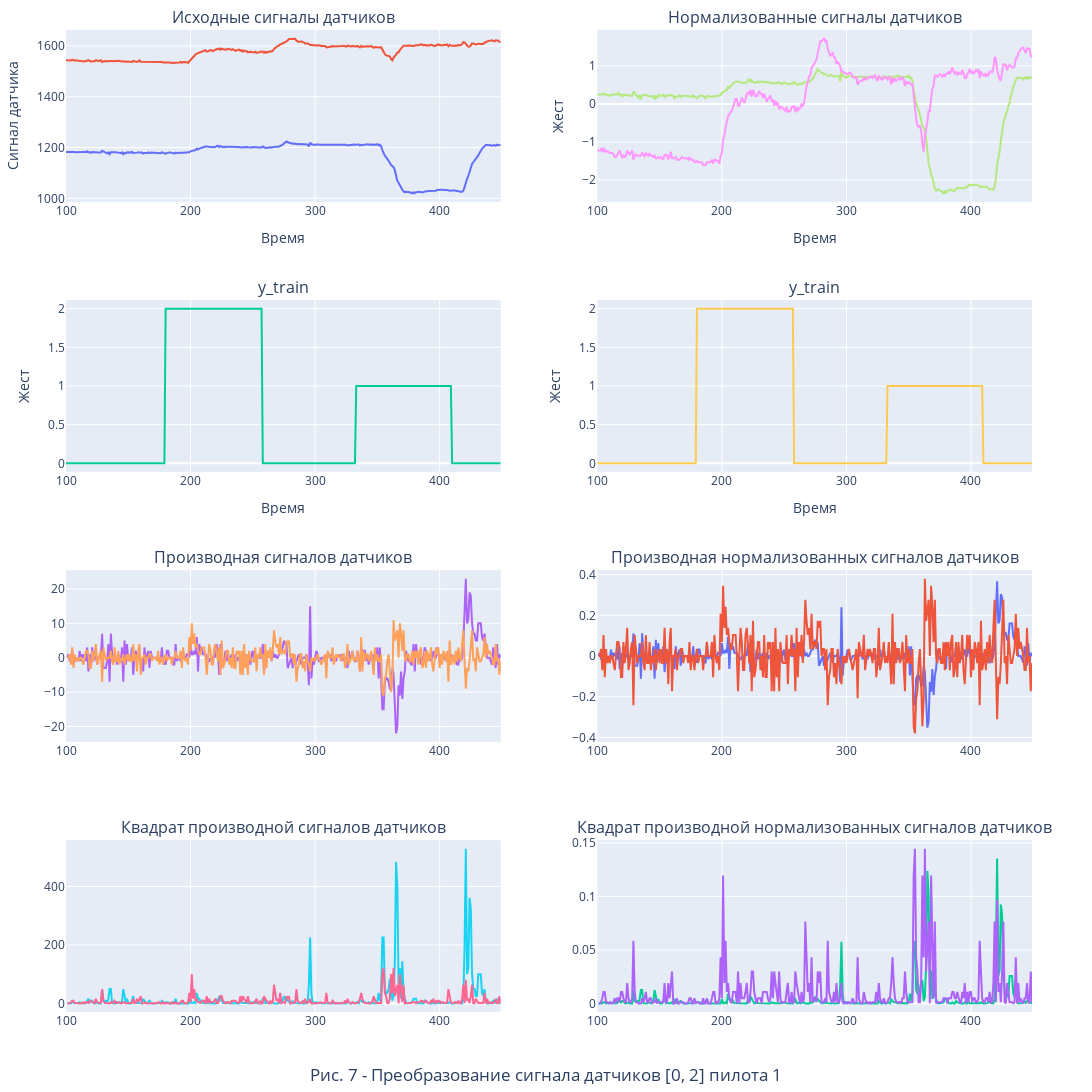

Write notebook code for a chart like this one.
### Code cell
Pilot_id = 1
time_start = 100
time_end = 450
sensors = list([0, 2, #5, 8, 12, 15, 17, 19, 21, 24, 27, 29, 30, 33, 36, 38
])

plot_counter = 7

timesteps=[time_start, time_end]

fig = make_subplots(rows=4, cols=2, 
                    subplot_titles=(
                    f'Исходные сигналы датчиков', f'Нормализованные сигналы датчиков',
                    'y_train', 'y_train',
                    f'Производная сигналов датчиков', f'Производная нормализованных сигналов датчиков', 
                    f'Квадрат производной сигналов датчиков', f'Квадрат производной нормализованных сигналов датчиков'
                    ), vertical_spacing = 0.1,
)

df_1 = pd.DataFrame(
    data = X_train[Pilot_id], 
    index = [s for s in range(X_train[Pilot_id].shape[0])], 
    columns = [s for s in range(X_train[Pilot_id].shape[1])]
    ).iloc[timesteps[0]:timesteps[1],:][sensors]

for i in df_1.columns: 
    fig.add_trace(go.Scatter(x=df_1.index, y=df_1[i], name=str(df[i].name)), row=1, col=1)

df_2 = pd.DataFrame(data = y_train[Pilot_id], index = [s for s in range(y_train[Pilot_id].shape[0])]).iloc[timesteps[0]:timesteps[1],:]

for i in df_2.columns: 
    fig.add_trace(go.Scatter(x=df_2.index, y=df_2[i], name=str(df[i].name)), row=2, col=1)

df_3 = pd.DataFrame(df_1.diff(), index = range(df_1.index[0], df_1.index[-1]+1))

for i in df_3.columns: 
    fig.add_trace(go.Scatter(x=df_3.index, y=df_3[i], name=str(df[i].name)), row=3, col=1)

#  датасет квадрата производной
df_4 = pd.DataFrame(np.power(df_1.diff(),2), index = range(df_1.index[0], df_1.index[-1]+1))

for i in df_4.columns: 
    fig.add_trace(go.Scatter(x=df_4.index, y=df_4[i], name=str(df[i].name)), row=4, col=1)

# Нормализация данных
scaler = StandardScaler()
scaler.fit(df_1)
df_5 = pd.DataFrame(scaler.transform(df_1), 
    index = range(df_1.index[0], df_1.index[-1]+1)
)

for i in df_5.columns: 
    fig.add_trace(go.Scatter(x=df_1.index, y=df_5[i], name=str(df_5[i].name)), row=1, col=2)

#df_6 = pd.DataFrame(data = y_train[Pilot_id], index = [s for s in range(y_train[Pilot_id].shape[0])]).iloc[timesteps[0]:timesteps[1],:]

for i in df_2.columns: 
    fig.add_trace(go.Scatter(x=df_2.index, y=df_2[i], name=str(df[i].name)), row=2, col=2)


df_7 = pd.DataFrame(df_5.diff(), index = range(df_1.index[0], df_1.index[-1]+1))


for i in df_7.columns: 
    fig.add_trace(go.Scatter(x=df_1.index, y=df_7[i], name=str(df_7[i].name)), row=3, col=2)

#  датасет квадрата производной
df_8 = pd.DataFrame(np.power(df_5.diff(),2), index = range(df_1.index[0], df_1.index[-1]+1))

for i in df_8.columns: 
    fig.add_trace(go.Scatter(x=df_1.index, y=df_8[i], name=str(df_8[i].name)), row=4, col=2)

fig.update_layout(title={'text':f'Рис. {plot_counter} - Преобразование сигнала датчиков {sensors} пилота {Pilot_id}', 'x':0.5, 'y':0.01}
)

fig.update_layout(width=1200, height=1200, legend_title_text =f'Номер датчика ',
                    xaxis_title_text  = 'Время',  yaxis_title_text = 'Сигнал датчика', #yaxis_range=[0, 4000], 
                    xaxis2_title_text = 'Время', yaxis2_title_text = 'Жест', #yaxis2_range= [0 , 8],
                    xaxis3_title_text = 'Время', yaxis3_title_text = 'Жест', #yaxis3_range= [-1 , 8],
                    xaxis4_title_text = 'Время', yaxis4_title_text = 'Жест', #yaxis2_range= [0 , 8],
                    margin=dict(l=40, r=60, t=30, b=80), 
                    showlegend=False # легенда загромождает картинку
)

fig.show()

### Figure 1 — Plotly figure (JSON) as saved in the notebook; plotly's stock layout.template omitted (floating-point values rounded to 4 significant figures; data arrays with more than 128 entries replaced by an {"elided": "..."} marker saying what was removed)
{"data": [{"name": "0", "type": "scatter", "x": {"elided": "350 int values"}, "xaxis": "x", "y": {"elided": "350 int values"}, "yaxis": "y"}, {"name": "2", "type": "scatter", "x": {"elided": "350 int values"}, "xaxis": "x", "y": {"elided": "350 int values"}, "yaxis": "y"}, {"name": "0", "type": "scatter", "x": {"elided": "350 int values"}, "xaxis": "x3", "y": {"elided": "350 int values"}, "yaxis": "y3"}, {"name": "0", "type": "scatter", "x": {"elided": "350 int values"}, "xaxis": "x5", "y": {"elided": "350 int values"}, "yaxis": "y5"}, {"name": "2", "type": "scatter", "x": {"elided": "350 int values"}, "xaxis": "x5", "y": {"elided": "350 int values"}, "yaxis": "y5"}, {"name": "0", "type": "scatter", "x": {"elided": "350 int values"}, "xaxis": "x7", "y": {"elided": "350 int values"}, "yaxis": "y7"}, {"name": "2", "type": "scatter", "x": {"elided": "350 int values"}, "xaxis": "x7", "y": {"elided": "350 int values"}, "yaxis": "y7"}, {"name": "0", "type": "scatter", "x": {"elided": "350 int values"}, "xaxis": "x2", "y": {"elided": "350 float values"}, "yaxis": "y2"}, {"name": "1", "type": "scatter", "x": {"elided": "350 int values"}, "xaxis": "x2", "y": {"elided": "350 float values"}, "yaxis": "y2"}, {"name": "0", "type": "scatter", "x": {"elided": "350 int values"}, "xaxis": "x4", "y": {"elided": "350 int values"}, "yaxis": "y4"}, {"name": "0", "type": "scatter", "x": {"elided": "350 int values"}, "xaxis": "x6", "y": {"elided": "350 float values"}, "yaxis": "y6"}, {"name": "1", "type": "scatter", "x": {"elided": "350 int values"}, "xaxis": "x6", "y": {"elided": "350 float values"}, "yaxis": "y6"}, {"name": "0", "type": "scatter", "x": {"elided": "350 int values"}, "xaxis": "x8", "y": {"elided": "350 float values"}, "yaxis": "y8"}, {"name": "1", "type": "scatter", "x": {"elided": "350 int values"}, "xaxis": "x8", "y": {"elided": "350 float values"}, "yaxis": "y8"}], "layout": {"annotations": [{"font": {"size": 16}, "showarrow": false, "text": "Исходные сигналы датчиков", "x": 0.225, "xanchor": "center", "xref": "paper", "y": 1, "yanchor": "bottom", "yref": "paper"}, {"font": {"size": 16}, "showarrow": false, "text": "Нормализованные сигналы датчиков", "x": 0.775, "xanchor": "center", "xref": "paper", "y": 1, "yanchor": "bottom", "yref": "paper"}, {"font": {"size": 16}, "showarrow": false, "text": "y_train", "x": 0.225, "xanchor": "center", "xref": "paper", "y": 0.725, "yanchor": "bottom", "yref": "paper"}, {"font": {"size": 16}, "showarrow": false, "text": "y_train", "x": 0.775, "xanchor": "center", "xref": "paper", "y": 0.725, "yanchor": "bottom", "yref": "paper"}, {"font": {"size": 16}, "showarrow": false, "text": "Производная сигналов датчиков", "x": 0.225, "xanchor": "center", "xref": "paper", "y": 0.45, "yanchor": "bottom", "yref": "paper"}, {"font": {"size": 16}, "showarrow": false, "text": "Производная нормализованных сигналов датчиков", "x": 0.775, "xanchor": "center", "xref": "paper", "y": 0.45, "yanchor": "bottom", "yref": "paper"}, {"font": {"size": 16}, "showarrow": false, "text": "Квадрат производной сигналов датчиков", "x": 0.225, "xanchor": "center", "xref": "paper", "y": 0.175, "yanchor": "bottom", "yref": "paper"}, {"font": {"size": 16}, "showarrow": false, "text": "Квадрат производной нормализованных сигналов датчиков", "x": 0.775, "xanchor": "center", "xref": "paper", "y": 0.175, "yanchor": "bottom", "yref": "paper"}], "height": 1200, "legend": {"title": {"text": "Номер датчика "}}, "margin": {"b": 80, "l": 40, "r": 60, "t": 30}, "showlegend": false, "title": {"text": "Рис. 7 - Преобразование сигнала датчиков [0, 2] пилота 1", "x": 0.5, "y": 0.01}, "width": 1200, "xaxis": {"anchor": "y", "domain": [0, 0.45], "title": {"text": "Время"}}, "xaxis2": {"anchor": "y2", "domain": [0.55, 1], "title": {"text": "Время"}}, "xaxis3": {"anchor": "y3", "domain": [0, 0.45], "title": {"text": "Время"}}, "xaxis4": {"anchor": "y4", "domain": [0.55, 1], "title": {"text": "Время"}}, "xaxis5": {"anchor": "y5", "domain": [0, 0.45]}, "xaxis6": {"anchor": "y6", "domain": [0.55, 1]}, "xaxis7": {"anchor": "y7", "domain": [0, 0.45]}, "xaxis8": {"anchor": "y8", "domain": [0.55, 1]}, "yaxis": {"anchor": "x", "domain": [0.825, 1], "title": {"text": "Сигнал датчика"}}, "yaxis2": {"anchor": "x2", "domain": [0.825, 1], "title": {"text": "Жест"}}, "yaxis3": {"anchor": "x3", "domain": [0.55, 0.725], "title": {"text": "Жест"}}, "yaxis4": {"anchor": "x4", "domain": [0.55, 0.725], "title": {"text": "Жест"}}, "yaxis5": {"anchor": "x5", "domain": [0.275, 0.45]}, "yaxis6": {"anchor": "x6", "domain": [0.275, 0.45]}, "yaxis7": {"anchor": "x7", "domain": [0, 0.175]}, "yaxis8": {"anchor": "x8", "domain": [0, 0.175]}}}
